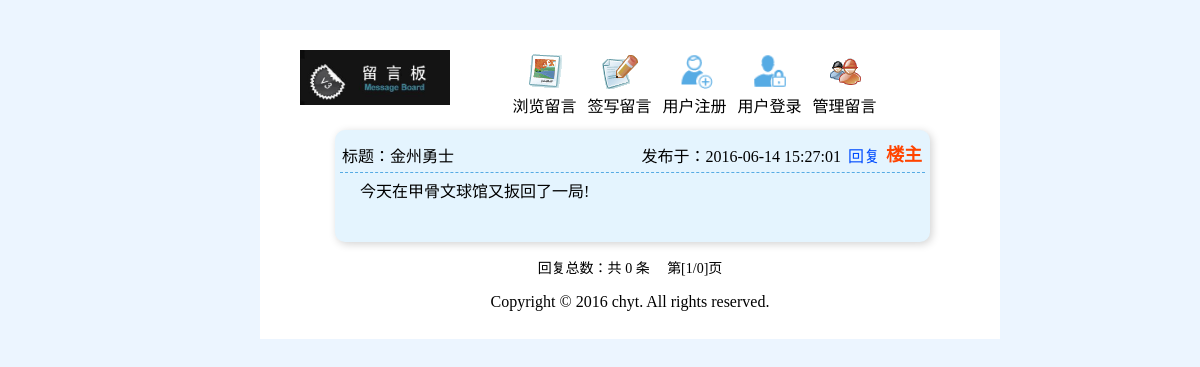
Screenshot of /show.php?cid=24 with the database file from the repository.
### tables this page shows
CREATE TABLE IF NOT EXISTS `message` (
  `id` int(10) unsigned NOT NULL AUTO_INCREMENT COMMENT '自增id',
  `mid` int(11) NOT NULL COMMENT '留言用户的id',
  `title` varchar(15) NOT NULL COMMENT '留言标题',
  `content` varchar(255) NOT NULL COMMENT '留言内容',
  `content_time` datetime NOT NULL COMMENT '留言时间',
  `state` int(11) NOT NULL DEFAULT '0' COMMENT '留言信息的状态',
  `top_state` int(11) NOT NULL DEFAULT '0' COMMENT '置顶状态',
  PRIMARY KEY (`id`)
);

### inc/mysql.func.php (called while the page is built, shortened)
<?php
    function execute($link, $sql){
        $result = mysqli_query($link, $sql);
        return $result;
    }
    function fetch_array($result){
        return mysqli_fetch_assoc($result);
    }
?>

### inc/global.inc.php (called while the page is built, shortened)
<?php
    function login_state($link){
        if (isset($_COOKIE['mb']['user']) && isset($_COOKIE['mb']['psw'])){
            $sql = "select * from member where name='{$_COOKIE['mb']['user']}' and psw='{$_COOKIE['mb']['psw']}'";
            $result = execute($link, $sql);
            if (mysqli_num_rows($result)) {
                $data = fetch_array($result);
                return $data['id'];
            }else{
                return false;
            }
        }else {
            return false;
        }
    }
?>

### show.php (the view, shortened to what this page needs)
<?php
    $link = connect();
    $member_id = login_state($link);
    $sql_sel_cont = "select * from message where id={$_GET['cid']}";
    $result_sel_cont = execute($link, $sql_sel_cont);
    $data_sel_cont = fetch_array($result_sel_cont);
	$sql_count = "select * from reply where content_id={$_GET['cid']}";
	$result_count = execute($link, $sql_count);
	$counts = mysqli_num_rows($result_count);
	$page_size = 2;
	$pageCount = ceil($counts/$page_size);
    $page = page($counts, $page_size);
?>
<!doctype html>
<html lang="en">
<head>
	<link rel="stylesheet" type="text/css" href="style/common.css">
	<link rel="stylesheet" type="text/css" href="style/show.css">
</head>
<body>
	<div id="main">
		<?php include "inc/header.inc.php";?>
		<div class="main-wrapper">
			<div class="show-content">
				<div class="show-top">
					<p class="show-content-top">
						<span class="show-content-title">标题：<?php echo $data_sel_cont['title']?></span>
						<span class="show-content-time on">发布于：<?php echo $data_sel_cont['content_time']?></span>
						<span class="reply-btn"><a href="reply.php?cid=<?php echo $_GET['cid']?>&mid=<?php echo $member_id?>">回复</a></span>
						<i class="landlord">楼主</i>
					</p>
					<p class="content-area"><?php echo $data_sel_cont['content']?></p>
				</div>
			</div>
		</div>
		<div id="pages" class="page-show" align="center">
			回复总数：共 <?php echo $counts?> 条 <?php echo $page['html']?>　第[<?php echo $_GET['page']?>/<?php echo $pageCount?>]页
		</div>
		<?php include "inc/footer.inc.php";?>
	</div>
</body>
</html>

### style/common.css (style rules this page uses)
* { margin: 0; padding: 0; }
html,body { width: 100%; height: 100%; font-family: 'microsoft yahei'; margin: 15px; background: #ECF5FF; }
a { text-decoration: none; }
#main { width: 700px; background-color: #fff; padding: 20px 20px 20px 20px; margin: 0 auto; }
#pages { font-size: 14px; }
.page-show { margin-top: 15px; }

### style/show.css (style rules this page uses)
.main-wrapper { width: 100%; height: 100%; }
.main-wrapper .show-content { width: 85%; height: 100%; margin: 0 auto; padding: 10px 0 0 5px; }
.main-wrapper .show-content .show-content-top { padding: 3px 2px; padding-bottom: 5px; border-bottom: 1px dashed #56ABE4; position: relative; }
.main-wrapper .show-content .show-content-top .show-content-time { float: right; }
.main-wrapper .show-content .show-content-top .on { padding-right: 82px; }
.main-wrapper .show-content .show-content-top .landlord { font-style: normal; font-size: 18px; padding: 3px; color: #f40; position: absolute; font-weight: bold; right: 0px; top: -3px; }
.content-area { text-indent: 20px; padding-bottom: 30px; padding-top: 5px; }
.main-wrapper .show-content .show-top { padding: 10px 5px; background-color: #E4F4FE; margin-bottom: 10px; box-shadow: 2px 2px 8px #d2d2d2; border-radius: 10px; }
.reply-btn { position: absolute; right: 45px; }
.reply-btn a { color: #004CFE; }

### rows the page displays
message: title "金州勇士", content_time "2016-06-14 15:27:01", content "今天在甲骨文球馆又扳回了一局!"

### other values shown
$counts "0"
$_GET['page'] "1"
$pageCount "0"
